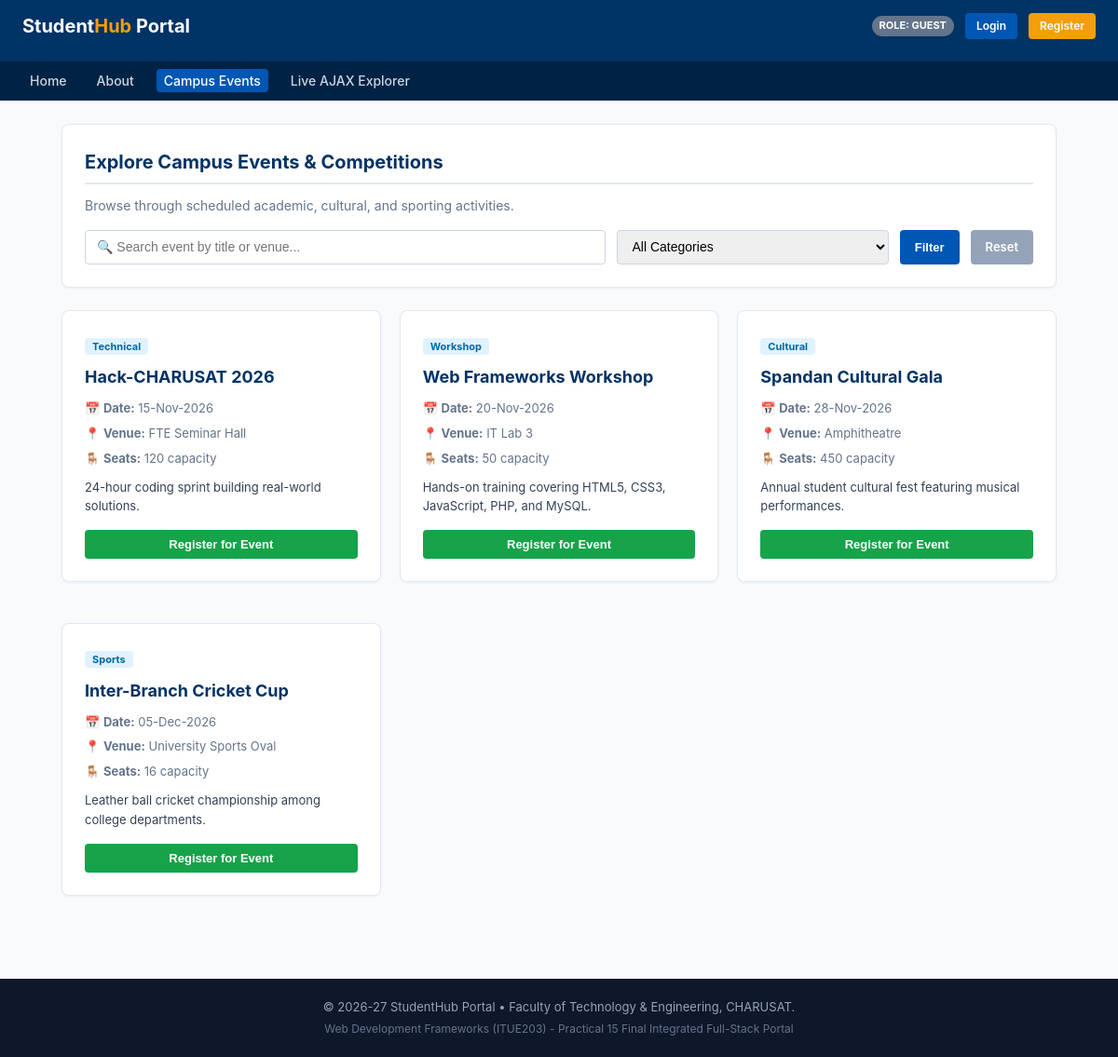
Screenshot of /events.php with the database file from the repository.
### tables this page shows
CREATE TABLE events (
    id INT AUTO_INCREMENT PRIMARY KEY,
    title VARCHAR(150) NOT NULL,
    description TEXT NOT NULL,
    category VARCHAR(50) NOT NULL,
    event_date DATE NOT NULL,
    venue VARCHAR(100) NOT NULL,
    max_seats INT NOT NULL DEFAULT 50,
    poster VARCHAR(255) NULL,
    created_at TIMESTAMP DEFAULT CURRENT_TIMESTAMP
);

### events.php (the view, shortened to what this page needs)
<?php
require_once __DIR__ . "/includes/header.php";
$search = trim($_GET["search"] ?? "");
$sql = "SELECT * FROM events WHERE 1=1";
$sql .= " ORDER BY event_date ASC";
$eventsRes = mysqli_query($conn, $sql);
?>
<div class="card">
  <h2>Explore Campus Events &amp; Competitions</h2>
  <p style="color: #64748b; font-size: 14px;">Browse through scheduled academic, cultural, and sporting activities.</p>
  <form action="events.php" method="GET" style="display: flex; gap: 12px; margin-top: 15px; flex-wrap: wrap;">
    <input type="text" name="search" value="<?php echo htmlspecialchars($search); ?>" placeholder="🔍 Search event by title or venue..." style="flex: 2; min-width: 200px;">
    <select name="category" style="flex: 1; min-width: 150px;">
      <option value="ALL">All Categories</option>
    </select>
    <button type="submit" class="btn btn-primary">Filter</button>
    <a href="events.php" class="btn" style="background:#94a3b8; color:white;">Reset</a>
  </form>
</div>
<div class="grid-3col">
  <?php if ($eventsRes && mysqli_num_rows($eventsRes) > 0): ?>
    <?php while ($evt = mysqli_fetch_assoc($eventsRes)): ?>
      <article class="card" style="display: flex; flex-direction: column; justify-content: space-between;">
        <div>
          <span style="background: #e0f2fe; color: #0369a1; padding: 2px 8px; border-radius: 4px; font-size: 11px; font-weight: bold;">
            <?php echo htmlspecialchars($evt["category"]); ?>
          </span>
          <h3 style="margin: 8px 0; color: #003366; font-size: 18px;"><?php echo htmlspecialchars($evt["title"]); ?></h3>
          <p style="font-size: 13px; color: #64748b; margin-bottom: 6px;">
            📅 <strong>Date:</strong> <?php echo date("d-M-Y", strtotime($evt["event_date"])); ?>
          </p>
          <p style="font-size: 13px; color: #64748b; margin-bottom: 6px;">
            📍 <strong>Venue:</strong> <?php echo htmlspecialchars($evt["venue"]); ?>
          </p>
          <p style="font-size: 13px; color: #64748b; margin-bottom: 10px;">
            🪑 <strong>Seats:</strong> <?php echo htmlspecialchars($evt["max_seats"]); ?> capacity
          </p>
          <p style="font-size: 13px; color: #334155; margin-bottom: 15px;">
            <?php echo htmlspecialchars($evt["description"]); ?>
          </p>
        </div>
        <form action="events.php" method="POST">
          <button type="submit" class="btn btn-success" style="width: 100%;">Register for Event</button>
        </form>
      </article>
    <?php endwhile; ?>
  <?php else: ?>
    <p style="color: #64748b;">No events matched your search filter.</p>
  <?php endif; ?>
</div>
<?php require_once __DIR__ . "/includes/footer.php"; ?>

### css/style.css (style rules this page uses)
* { box-sizing: border-box; margin: 0; padding: 0; }
body { font-family: -apple-system, BlinkMacSystemFont, "Segoe UI", Roboto, Helvetica, Arial, sans-serif; background-color: #f8fafc; color: #1e293b; line-height: 1.6; display: flex; flex-direction: column; min-height: 100vh; }
.card { background: white; border: 1px solid #e2e8f0; border-radius: 8px; padding: 24px; margin-bottom: 24px; box-shadow: 0 1px 3px rgba(0,0,0,0.05); }
.card h2 { color: #003366; margin-bottom: 12px; font-size: 20px; border-bottom: 2px solid #e2e8f0; padding-bottom: 6px; }
.btn { display: inline-block; padding: 8px 16px; border-radius: 4px; text-decoration: none; font-size: 13px; font-weight: 600; border: none; cursor: pointer; }
.btn-primary { background: #0056b3; color: white; }
.btn-success { background: #16a34a; color: white; }
.grid-3col { display: grid; grid-template-columns: repeat(auto-fit, minmax(280px, 1fr)); gap: 20px; }
input[type="text"], input[type="email"], input[type="password"], input[type="tel"], input[type="date"], input[type="number"], select, textarea { width: 100%; padding: 8px 12px; border: 1px solid #cbd5e1; border-radius: 4px; font-size: 14px; }

### rows the page displays
events: category "Technical", title "Hack-CHARUSAT 2026", event_date "15-Nov-2026", venue "FTE Seminar Hall", max_seats "120", description "24-hour coding sprint building real-world solutions."
events: category "Workshop", title "Web Frameworks Workshop", event_date "20-Nov-2026", venue "IT Lab 3", max_seats "50", description "Hands-on training covering HTML5, CSS3, JavaScript, PHP, and MySQL."
events: category "Cultural", title "Spandan Cultural Gala", event_date "28-Nov-2026", venue "Amphitheatre", max_seats "450", description "Annual student cultural fest featuring musical performances."
events: category "Sports", title "Inter-Branch Cricket Cup", event_date "05-Dec-2026", venue "University Sports Oval", max_seats "16", description "Leather ball cricket championship among college departments."

### other values shown
$userRole "GUEST"
